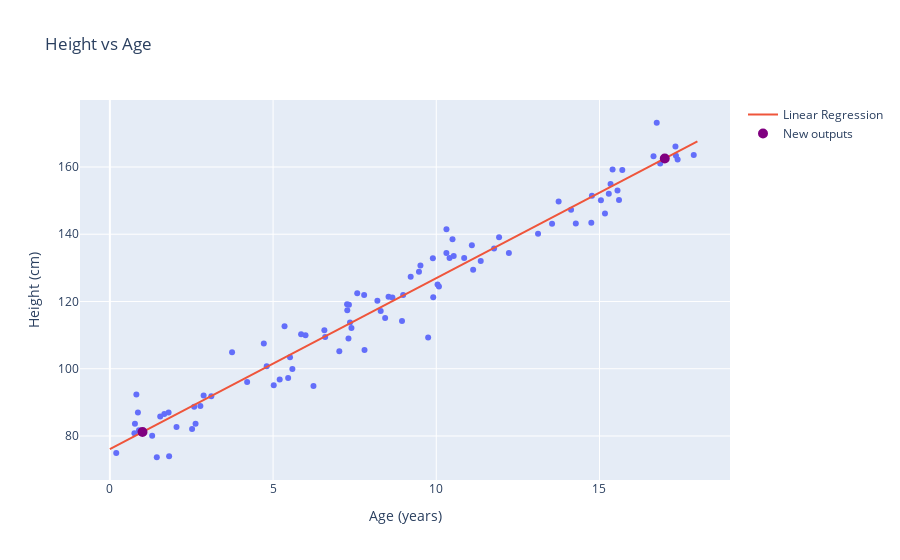

Source (notebook cell):
### Markdown cell above
### Export visualization

### Code cell
def make_picture(training_data_filename, model, new_input, output_file):
    #Clean age and height data
    data = pd.read_pickle(training_data_filename)
    clean_data = data[data['Age'] > 0]
    clean_data
    clean_data['Height'] = data['Height'].apply(lambda x: x*2.54)

    #Create numpy arrays to use with scikit
    ages_np = clean_data['Age'].to_numpy()
    heights_np = clean_data['Height'].to_numpy()

    #Predict with the model given as a parameter
    x_data_range = max(ages_np) - min(ages_np) +1 #Plus one to use with range func
    x_data_range = np.array(range(round(x_data_range))) #Range to graph the linear regretion
    predictions = model.predict(x_data_range.reshape(len(x_data_range),1)) #Predictions to graph


    #Create graph
    fig = px.scatter(x=clean_data['Age'], y=clean_data['Height'], title="Height vs Age", labels={'x': 'Age (years)', 'y':'Height (cm)'})
    fig.add_trace(go.Scatter(x=x_data_range, y=predictions, mode='lines',name='Linear Regression'))


    #Add user input
    new_predictions = model.predict(new_input.reshape(len(new_input),1))
    fig.add_trace(go.Scatter(x=new_input, y=new_predictions,name="New outputs", mode='markers', marker=dict(color='purple', size=8,line=dict(color='purple',width=2))))
    
    fig.write_image(output_file, width=800)
    fig.show()


make_picture('data/AgesAndHeights.pkl', model_loaded, np.array([1, 17]), '../static/graph.svg')

### Figure 1 — Plotly figure (JSON) as saved in the notebook; plotly's stock layout.template omitted (floating-point values rounded to 4 significant figures)
{"data": [{"hovertemplate": "Age (years)=%{x}<br>Height (cm)=%{y}<extra></extra>", "legendgroup": "", "marker": {"color": "#636efa", "symbol": "circle"}, "mode": "markers", "name": "", "orientation": "v", "showlegend": false, "type": "scatter", "x": [14.77, 3.108, 7.267, 1.815, 16.75, 5.351, 8.656, 4.206, 7.357, 1.668, 8.297, 14.75, 15.29, 16.66, 0.8592, 8.433, 11.92, 0.7683, 11.36, 1.296, 10.31, 17.39, 10.31, 6.238, 15.55, 2.773, 15.6, 7.578, 2.042, 9.907, 2.873, 1.542, 5.462, 15.04, 5.994, 4.805, 8.95, 5.02, 9.896, 5.203, 0.1957, 0.8922, 7.31, 10.85, 15.7, 0.8122, 15.4, 9.216, 8.985, 3.744, 0.7519, 6.596, 9.751, 7.401, 17.33, 10.53, 15.17, 9.47, 13.55, 7.801, 2.519, 4.717, 10.04, 11.77, 8.537, 2.584, 1.438, 10.41, 16.86, 12.22, 9.515, 10.08, 8.196, 10.5, 7.274, 11.13, 1.8, 7.79, 7.029, 5.859, 17.34, 6.572, 15.34, 17.89, 14.27, 14.13, 11.09, 13.75, 7.324, 5.592, 2.626, 5.519, 13.12], "xaxis": "x", "y": [151.5, 91.81, 119.2, 73.98, 173.2, 112.6, 121.2, 96.09, 113.8, 86.51, 117.2, 143.4, 152.1, 163.2, 86.98, 115.1, 139.1, 83.66, 132.1, 80.07, 141.5, 162.2, 134.4, 94.9, 153.0, 88.93, 150.2, 122.5, 82.71, 121.3, 92.05, 85.81, 97.25, 150.1, 109.9, 100.8, 114.2, 95.1, 132.9, 96.77, 74.95, 81.73, 109.0, 132.9, 159.1, 92.32, 159.2, 127.3, 121.9, 104.9, 80.84, 109.4, 109.3, 112.1, 166.1, 133.5, 146.2, 128.9, 143.2, 105.6, 82.05, 107.5, 125.0, 135.8, 121.4, 88.73, 73.68, 132.9, 161.0, 134.4, 130.7, 124.4, 120.2, 138.5, 117.4, 129.4, 86.99, 121.9, 105.2, 110.3, 163.3, 111.4, 154.9, 163.5, 143.2, 147.3, 136.7, 149.7, 119.0, 99.92, 83.61, 103.4, 140.2], "yaxis": "y"}, {"mode": "lines", "name": "Linear Regression", "type": "scatter", "x": [0, 1, 2, 3, 4, 5, 6, 7, 8, 9, 10, 11, 12, 13, 14, 15, 16, 17, 18], "y": [76.1, 81.19, 86.27, 91.35, 96.44, 101.5, 106.6, 111.7, 116.8, 121.9, 126.9, 132.0, 137.1, 142.2, 147.3, 152.4, 157.4, 162.5, 167.6]}, {"marker": {"color": "purple", "line": {"color": "purple", "width": 2}, "size": 8}, "mode": "markers", "name": "New outputs", "type": "scatter", "x": [1, 17], "y": [81.19, 162.5]}], "layout": {"legend": {"tracegroupgap": 0}, "title": {"text": "Height vs Age"}, "xaxis": {"anchor": "y", "domain": [0, 1], "title": {"text": "Age (years)"}}, "yaxis": {"anchor": "x", "domain": [0, 1], "title": {"text": "Height (cm)"}}}}
